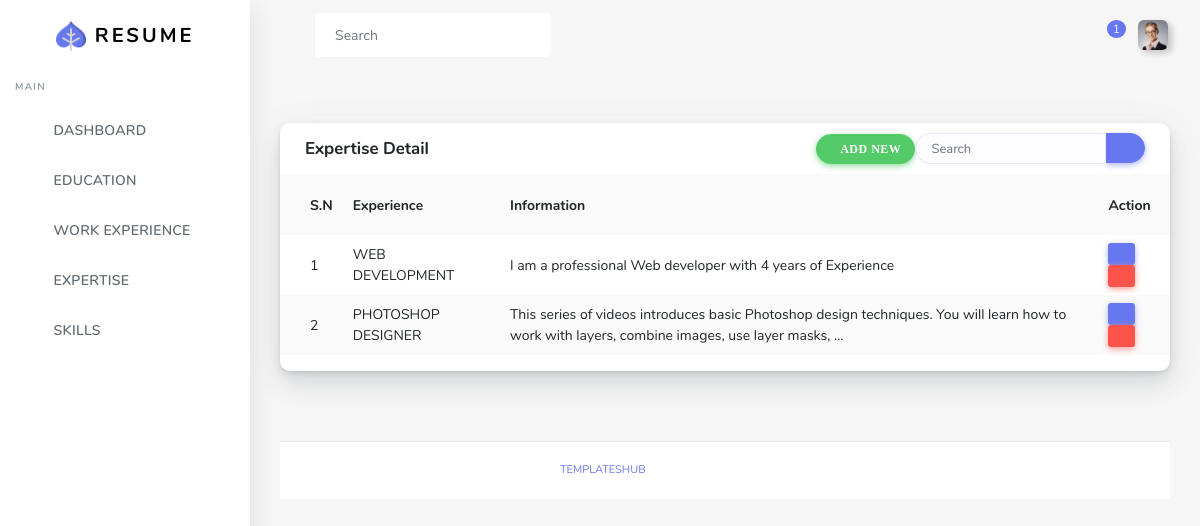
The app's page /manage-expertise (signed in) with its own data.
### models.py (models this page shows)
class Users(db.Model):
    __tablename__ = "users"
    id = db.Column(db.Integer, primary_key=True)
    name = db.Column(db.String(120), nullable=True)
    username = db.Column(db.String(120), unique=True)
    email   = db.Column(db.String(120), nullable=True)
    phone = db.Column(db.String(120), nullable=True)
    password    = db.Column(db.String(120), nullable=True)

class Expertise(db.Model):
    __tablename__ = "expertise"
    id = db.Column(db.Integer, primary_key=True)
    uid = db.Column(db.Integer, nullable=True)
    exp_name = db.Column(db.String(300), nullable=True)
    exp_info = db.Column(db.String(300), nullable=True)

### main.py (the view)
@app.route("/manage-expertise")
def expertise():
    if session.get('username'):
        expert = db.session.query(Users, Expertise) \
            .filter(Users.username == session.get('username')) \
            .filter(Expertise.uid == Users.id).all()
        return render_template("user/mg-expertise.html", expert=expert)
    else:
        return redirect(url_for('login'))

### templates/user/mg-expertise.html (shortened to what this page needs)
 {% extends "user/base.html" %}
 {% block body %}
      <div class="main-content">
        <section class="section">
          <div class="section-body">
            <div class="row">
              <div class="col-12">
                <div class="card">
                  <div class="card-header">
                    <h4>Expertise Detail</h4>
                    <div class="card-header-form">
                      <form>
                        <div class="input-group">
                            <div > <a href="{{url_for('add_expertise')}}" class="btn btn-success fa fa-plus">ADD NEW</a></div>
                          <input type="text" class="form-control" placeholder="Search">
                          <div class="input-group-btn">
                            <button class="btn btn-primary"><i class="fas fa-search"></i></button>
                          </div>
                        </div>
                      </form>
                    </div>
                  </div>
                  <div class="card-body p-0">
                    <div class="table-responsive">
                      <table class="table table-striped">
                        <tr>
                          <th class="text-center">
                          </th>
                          <th>S.N</th>
                          <th>Experience</th>
                          <th>Information</th>
                          <th>Action</th>
                        </tr>
                        <tr>
                             {% for e in expert%}
                          <td class="p-0 text-center">
                          <td>{{ loop.index }}</td>
                          <td class="align-middle">
                          {{e.Expertise.exp_name}}
                        </td>
                          <td>{{e.Expertise.exp_info}}</td>
                          <td><a href="/edit-experience/edit_id={{e.Expertise.id}}" class="btn-sm btn-primary fa fa-edit"></a>
                          <a href="/delete-experience/id={{e.Expertise.id}}" class="btn-sm btn-danger fa fa-trash"> </a>
                          </td>
                        </tr>
                             {%endfor%}
                      </table>
                    </div>
                  </div>
                </div>
              </div>
            </div>
        </section>
 {% endblock%}

### records on screen
Users: Expertise.exp_name "WEB DEVELOPMENT", Expertise.exp_info "I am a professional Web developer with 4 years of Experience", Expertise.exp_name "PHOTOSHOP DESIGNER", Expertise.exp_info "This series of videos introduces basic Photoshop design techniques. You will learn how to work with layers, combine images, use layer masks, ..."
